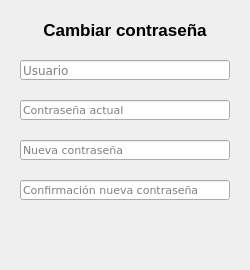
<?xml version="1.0" encoding="UTF-8"?>
<ui version="4.0">
 <class>cambio_pass</class>
 <widget class="QDialog" name="cambio_pass">
  <property name="geometry">
   <rect>
    <x>0</x>
    <y>0</y>
    <width>250</width>
    <height>270</height>
   </rect>
  </property>
  <property name="minimumSize">
   <size>
    <width>250</width>
    <height>270</height>
   </size>
  </property>
  <property name="maximumSize">
   <size>
    <width>250</width>
    <height>270</height>
   </size>
  </property>
  <property name="windowTitle">
   <string/>
  </property>
  <property name="windowIcon">
   <iconset>
    <normaloff>imagen/logo.png</normaloff>imagen/logo.png</iconset>
  </property>
  <widget class="QLineEdit" name="usuario_cambio_pass">
   <property name="enabled">
    <bool>true</bool>
   </property>
   <property name="geometry">
    <rect>
     <x>20</x>
     <y>60</y>
     <width>210</width>
     <height>20</height>
    </rect>
   </property>
   <property name="font">
    <font>
     <family>Verdana</family>
    </font>
   </property>
   <property name="dragEnabled">
    <bool>false</bool>
   </property>
   <property name="readOnly">
    <bool>false</bool>
   </property>
   <property name="placeholderText">
    <string>Usuario</string>
   </property>
  </widget>
  <widget class="QLineEdit" name="pass_nuevo">
   <property name="geometry">
    <rect>
     <x>20</x>
     <y>140</y>
     <width>210</width>
     <height>20</height>
    </rect>
   </property>
   <property name="font">
    <font>
     <family>Verdana</family>
     <pointsize>8</pointsize>
    </font>
   </property>
   <property name="echoMode">
    <enum>QLineEdit::Password</enum>
   </property>
   <property name="placeholderText">
    <string>Nueva contraseña</string>
   </property>
   <property name="clearButtonEnabled">
    <bool>false</bool>
   </property>
  </widget>
  <widget class="QPushButton" name="aceptar_cambio">
   <property name="geometry">
    <rect>
     <x>110</x>
     <y>220</y>
     <width>30</width>
     <height>30</height>
    </rect>
   </property>
   <property name="cursor">
    <cursorShape>PointingHandCursor</cursorShape>
   </property>
   <property name="text">
    <string/>
   </property>
   <property name="icon">
    <iconset>
     <normaloff>imagen/aceptar.png</normaloff>imagen/aceptar.png</iconset>
   </property>
   <property name="iconSize">
    <size>
     <width>30</width>
     <height>30</height>
    </size>
   </property>
   <property name="flat">
    <bool>true</bool>
   </property>
  </widget>
  <widget class="QLineEdit" name="pass_actual">
   <property name="geometry">
    <rect>
     <x>20</x>
     <y>100</y>
     <width>210</width>
     <height>20</height>
    </rect>
   </property>
   <property name="font">
    <font>
     <family>Verdana</family>
     <pointsize>8</pointsize>
    </font>
   </property>
   <property name="statusTip">
    <string/>
   </property>
   <property name="whatsThis">
    <string/>
   </property>
   <property name="inputMethodHints">
    <set>Qt::ImhHiddenText|Qt::ImhNoAutoUppercase|Qt::ImhNoPredictiveText|Qt::ImhSensitiveData</set>
   </property>
   <property name="inputMask">
    <string/>
   </property>
   <property name="text">
    <string/>
   </property>
   <property name="maxLength">
    <number>32767</number>
   </property>
   <property name="echoMode">
    <enum>QLineEdit::Password</enum>
   </property>
   <property name="placeholderText">
    <string>Contraseña actual</string>
   </property>
  </widget>
  <widget class="QLineEdit" name="confirmacion_pass_nuevo">
   <property name="geometry">
    <rect>
     <x>20</x>
     <y>180</y>
     <width>210</width>
     <height>20</height>
    </rect>
   </property>
   <property name="font">
    <font>
     <family>Verdana</family>
     <pointsize>8</pointsize>
    </font>
   </property>
   <property name="echoMode">
    <enum>QLineEdit::Password</enum>
   </property>
   <property name="placeholderText">
    <string>Confirmación nueva contraseña</string>
   </property>
   <property name="clearButtonEnabled">
    <bool>false</bool>
   </property>
  </widget>
  <widget class="QLabel" name="label_3">
   <property name="geometry">
    <rect>
     <x>20</x>
     <y>20</y>
     <width>210</width>
     <height>20</height>
    </rect>
   </property>
   <property name="font">
    <font>
     <pointsize>13</pointsize>
     <weight>75</weight>
     <bold>true</bold>
     <underline>false</underline>
    </font>
   </property>
   <property name="text">
    <string>Cambiar contraseña</string>
   </property>
   <property name="alignment">
    <set>Qt::AlignCenter</set>
   </property>
  </widget>
 </widget>
 <tabstops>
  <tabstop>usuario_cambio_pass</tabstop>
  <tabstop>pass_actual</tabstop>
  <tabstop>pass_nuevo</tabstop>
  <tabstop>confirmacion_pass_nuevo</tabstop>
  <tabstop>aceptar_cambio</tabstop>
 </tabstops>
 <resources/>
 <connections/>
</ui>
